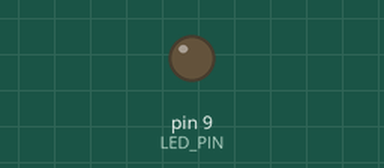
Bench run of a sketch on a simulated Arduino Uno, built with avr-gcc and run on an emulated ATmega328P. Parts: output pins drawn as LEDs (lit = HIGH).

Above: at 0.05 s.
At 0.6 s:
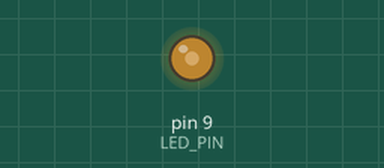
At 1.2 s:
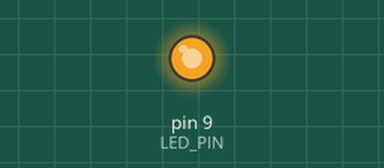
At 2.35 s:
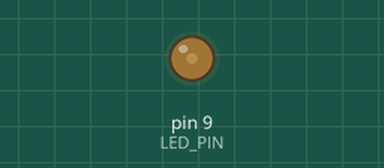
Timing chart, 0 to 6.0 s (numbered marks = the images above):
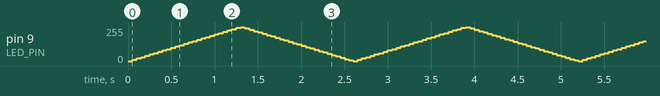

The sketch:

led_analog.ino
```cpp
#define LED_PIN 9
int brightness = 0;
int flucktuate = 10;

void setup() {
  // put your setup code here, to run once:
  pinMode(LED_PIN, OUTPUT);
  analogWrite(LED_PIN, 0);
}

void loop() {
  // put your main code here, to run repeatedly:
  analogWrite(LED_PIN, brightness);

  brightness += flucktuate;

  if (brightness < 0) {
    brightness = 0;
    flucktuate = -flucktuate;
  } else if (brightness > 255) {
    brightness = 255;
    flucktuate = -flucktuate;
  }
  delay(50);
}
```
